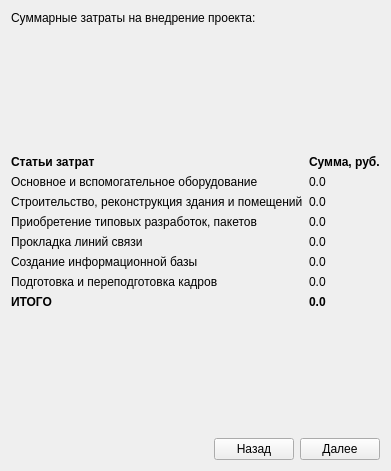
      <widget class="QWidget" name="tab_16">
       <attribute name="title">
        <string>РеализацияИтог</string>
       </attribute>
       <layout class="QVBoxLayout" name="verticalLayout_14">
        <item>
         <widget class="QLabel" name="label_26">
          <property name="text">
           <string>Суммарные затраты на внедрение проекта:</string>
          </property>
         </widget>
        </item>
        <item>
         <spacer name="verticalSpacer_12">
          <property name="orientation">
           <enum>Qt::Vertical</enum>
          </property>
          <property name="sizeHint" stdset="0">
           <size>
            <width>20</width>
            <height>124</height>
           </size>
          </property>
         </spacer>
        </item>
        <item>
         <layout class="QGridLayout" name="gridLayout_29">
          <item row="0" column="0">
           <widget class="QLabel" name="label_146">
            <property name="font">
             <font>
              <weight>75</weight>
              <bold>true</bold>
             </font>
            </property>
            <property name="text">
             <string>Статьи затрат</string>
            </property>
           </widget>
          </item>
          <item row="1" column="0">
           <widget class="QLabel" name="label_179">
            <property name="text">
             <string>Основное и вспомогательное оборудование</string>
            </property>
           </widget>
          </item>
          <item row="3" column="0">
           <widget class="QLabel" name="label_180">
            <property name="text">
             <string>Приобретение типовых разработок, пакетов</string>
            </property>
           </widget>
          </item>
          <item row="2" column="0">
           <widget class="QLabel" name="label_181">
            <property name="text">
             <string>Строительство, реконструкция здания и помещений</string>
            </property>
           </widget>
          </item>
          <item row="4" column="0">
           <widget class="QLabel" name="label_182">
            <property name="text">
             <string>Прокладка линий связи</string>
            </property>
           </widget>
          </item>
          <item row="5" column="0">
           <widget class="QLabel" name="label_183">
            <property name="text">
             <string>Создание информационной базы</string>
            </property>
           </widget>
          </item>
          <item row="1" column="1">
           <widget class="QLabel" name="label_184">
            <property name="text">
             <string>0.0</string>
            </property>
           </widget>
          </item>
          <item row="6" column="0">
           <widget class="QLabel" name="label_185">
            <property name="text">
             <string>Подготовка и переподготовка кадров</string>
            </property>
           </widget>
          </item>
          <item row="7" column="0">
           <widget class="QLabel" name="label_186">
            <property name="font">
             <font>
              <weight>75</weight>
              <bold>true</bold>
             </font>
            </property>
            <property name="text">
             <string>ИТОГО</string>
            </property>
           </widget>
          </item>
          <item row="2" column="1">
           <widget class="QLabel" name="label_187">
            <property name="text">
             <string>0.0</string>
            </property>
           </widget>
          </item>
          <item row="4" column="1">
           <widget class="QLabel" name="label_188">
            <property name="text">
             <string>0.0</string>
            </property>
           </widget>
          </item>
          <item row="3" column="1">
           <widget class="QLabel" name="label_189">
            <property name="text">
             <string>0.0</string>
            </property>
           </widget>
          </item>
          <item row="5" column="1">
           <widget class="QLabel" name="label_190">
            <property name="text">
             <string>0.0</string>
            </property>
           </widget>
          </item>
          <item row="6" column="1">
           <widget class="QLabel" name="label_191">
            <property name="text">
             <string>0.0</string>
            </property>
           </widget>
          </item>
          <item row="7" column="1">
           <widget class="QLabel" name="label_192">
            <property name="font">
             <font>
              <weight>75</weight>
              <bold>true</bold>
             </font>
            </property>
            <property name="text">
             <string>0.0</string>
            </property>
           </widget>
          </item>
          <item row="0" column="1">
           <widget class="QLabel" name="label_147">
            <property name="font">
             <font>
              <weight>75</weight>
              <bold>true</bold>
             </font>
            </property>
            <property name="text">
             <string>Сумма, руб.</string>
            </property>
           </widget>
          </item>
         </layout>
        </item>
        <item>
         <spacer name="verticalSpacer_13">
          <property name="orientation">
           <enum>Qt::Vertical</enum>
          </property>
          <property name="sizeHint" stdset="0">
           <size>
            <width>20</width>
            <height>123</height>
           </size>
          </property>
         </spacer>
        </item>
        <item>
         <layout class="QHBoxLayout" name="horizontalLayout_21">
          <item>
           <spacer name="horizontalSpacer_2">
            <property name="orientation">
             <enum>Qt::Horizontal</enum>
            </property>
            <property name="sizeHint" stdset="0">
             <size>
              <width>40</width>
              <height>20</height>
             </size>
            </property>
           </spacer>
          </item>
          <item>
           <widget class="QPushButton" name="pushButton_42">
            <property name="text">
             <string>Назад</string>
            </property>
           </widget>
          </item>
          <item>
           <widget class="QPushButton" name="pushButton_41">
            <property name="text">
             <string>Далее</string>
            </property>
           </widget>
          </item>
         </layout>
        </item>
       </layout>
      </widget>
